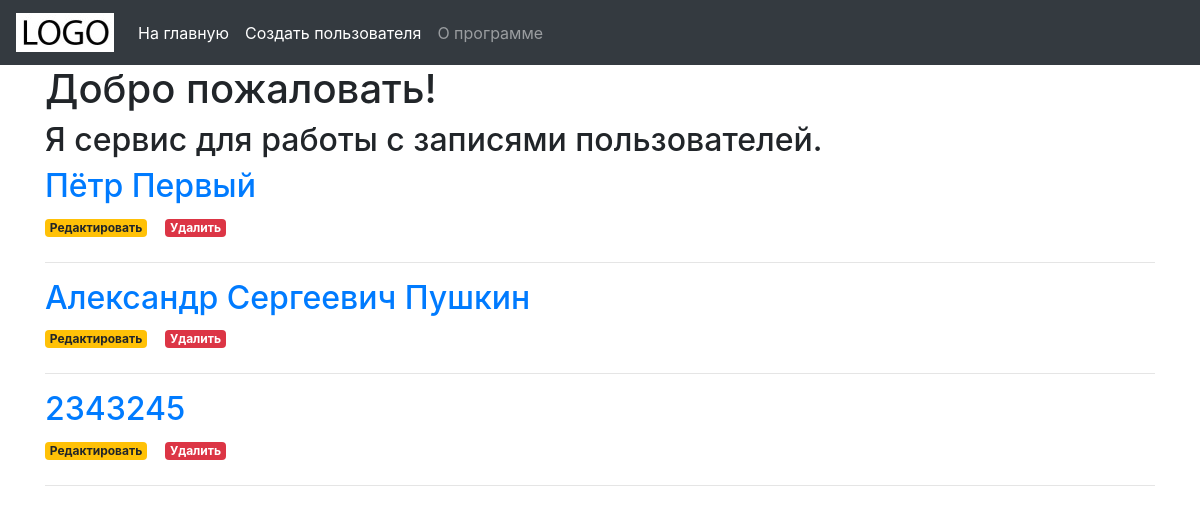
Before: / with the older database file.
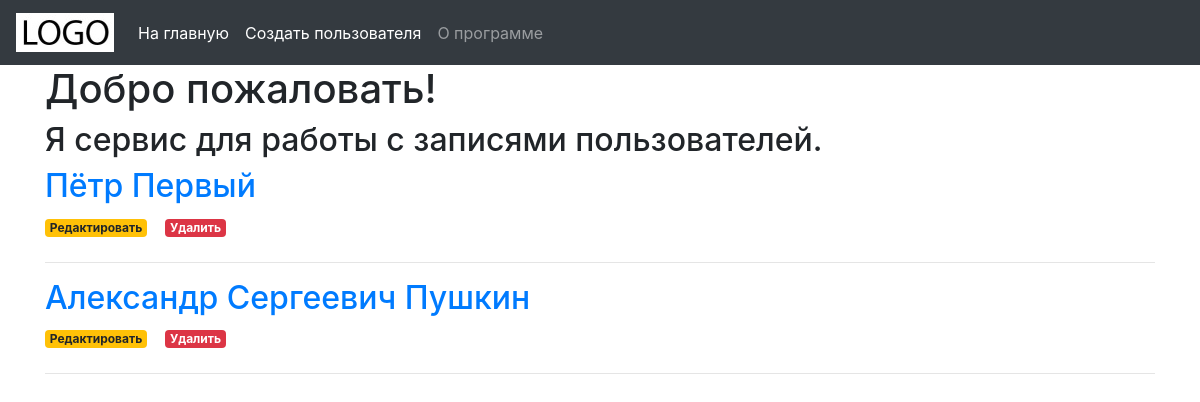
After: the same page with the newer database file.
### tables this page shows
CREATE TABLE users (
    id INTEGER PRIMARY KEY AUTOINCREMENT,
    title TEXT NOT NULL,
    description TEXT NOT NULL
);

### app.py (the view)
@app.route('/')
def index():
    conn = get_db_connection()
    users = conn.execute('SELECT * FROM users').fetchall()
    conn.close()
    return render_template('index.html', users=users)

### app.py (called while the page is built)
def get_db_connection():
    conn = sqlite3.connect('database.db')
    conn.row_factory = sqlite3.Row
    return conn

### templates/index.html
{% extends 'base.html' %}
{% block content %}
    {% block title %}
        <h1>Добро пожаловать!</h1>
        <h2>Я сервис для работы с записями пользователей.</h2>
    {% endblock %}
    {% for user in users %}
        <a href="{{ url_for('user', user_id=user['id']) }}">
            <h2>{{ user['title'] }}</h2>
        </a>
        <a href="{{ url_for('edit', id=user['id']) }}">
            <span class="badge badge-warning">Редактировать</span>
        </a>
        <label>&nbsp;&nbsp;</label>
        <a href="{{ url_for('delete', id=user['id'], method='POST') }}"
                onclick="return confirm('Вы уверены, что хотите удалить этого пользователя?')">
            <span class="badge badge-danger">Удалить</span>
        </a>
        <hr>
    {% endfor %}
{% endblock %}

### templates/base.html (shortened to what this page needs)
<!doctype html>
<html lang="en">
  <head>
    <link rel="stylesheet" href="https://cdn.jsdelivr.net/npm/bootstrap@4.6.0/dist/css/bootstrap.min.css">
  </head>
  <body>
    <nav class="navbar navbar-expand-md navbar-dark bg-dark">
        <a class="navbar-brand" href="{{ url_for('index')}}">
            <img src="/static/sample-logo.jpeg" alt="Sample logo">
        </a>
        <div class="collapse navbar-collapse" id="navbarNav">
            <ul class="navbar-nav">
            <li class="nav-item active">
                <a class="nav-link" href="{{url_for('index')}}">На главную</a>
            </li>
            <li class="nav-item active">
                <a class="nav-link" href="{{url_for('create')}}">Создать пользователя</a>
            </li>
            <li class="nav-item">
                <a class="nav-link" href="#">О программе</a>
            </li>
            </ul>
        </div>
    </nav>
    <div class="container">
        {% block content %} {% endblock %}
    </div>
  </body>
</html>

Changed rows visible on the page:
removed users: title "2343245"
